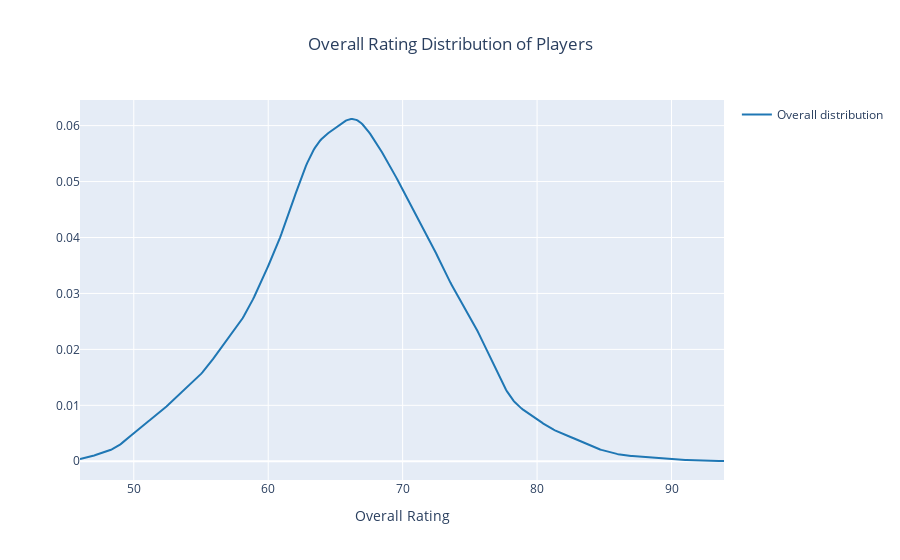

Notebook code cell kept with this figure:
### Code cell
# Create the distribution plot
fig = ff.create_distplot([df['Overall'].tolist()], group_labels=['Overall distribution'], show_hist=False, show_rug=False)

# Add title and axis labels
fig.update_layout(
    title_text='Overall Rating Distribution of Players',
    title_x=0.5,
    xaxis_title='Overall Rating'
)

# Show the plot
fig.show()

### Figure 1 — Plotly figure (JSON) as saved in the notebook; plotly's stock layout.template omitted (floating-point values rounded to 4 significant figures; data arrays with more than 128 entries replaced by an {"elided": "..."} marker saying what was removed)
{"data": [{"legendgroup": "Overall distribution", "marker": {"color": "rgb(31, 119, 180)"}, "mode": "lines", "name": "Overall distribution", "showlegend": true, "type": "scatter", "x": {"elided": "500 float values"}, "xaxis": "x", "y": {"elided": "500 float values"}, "yaxis": "y"}], "layout": {"autosize": true, "barmode": "overlay", "hovermode": "closest", "legend": {"traceorder": "reversed"}, "title": {"text": "Overall Rating Distribution of Players", "x": 0.5}, "xaxis": {"anchor": "y2", "autorange": true, "domain": [0, 1], "range": [46, 93.9], "title": {"text": "Overall Rating"}, "type": "linear", "zeroline": false}, "yaxis": {"anchor": "free", "autorange": true, "domain": [0, 1], "position": 0, "range": [-0.003347, 0.06458], "type": "linear"}}}
